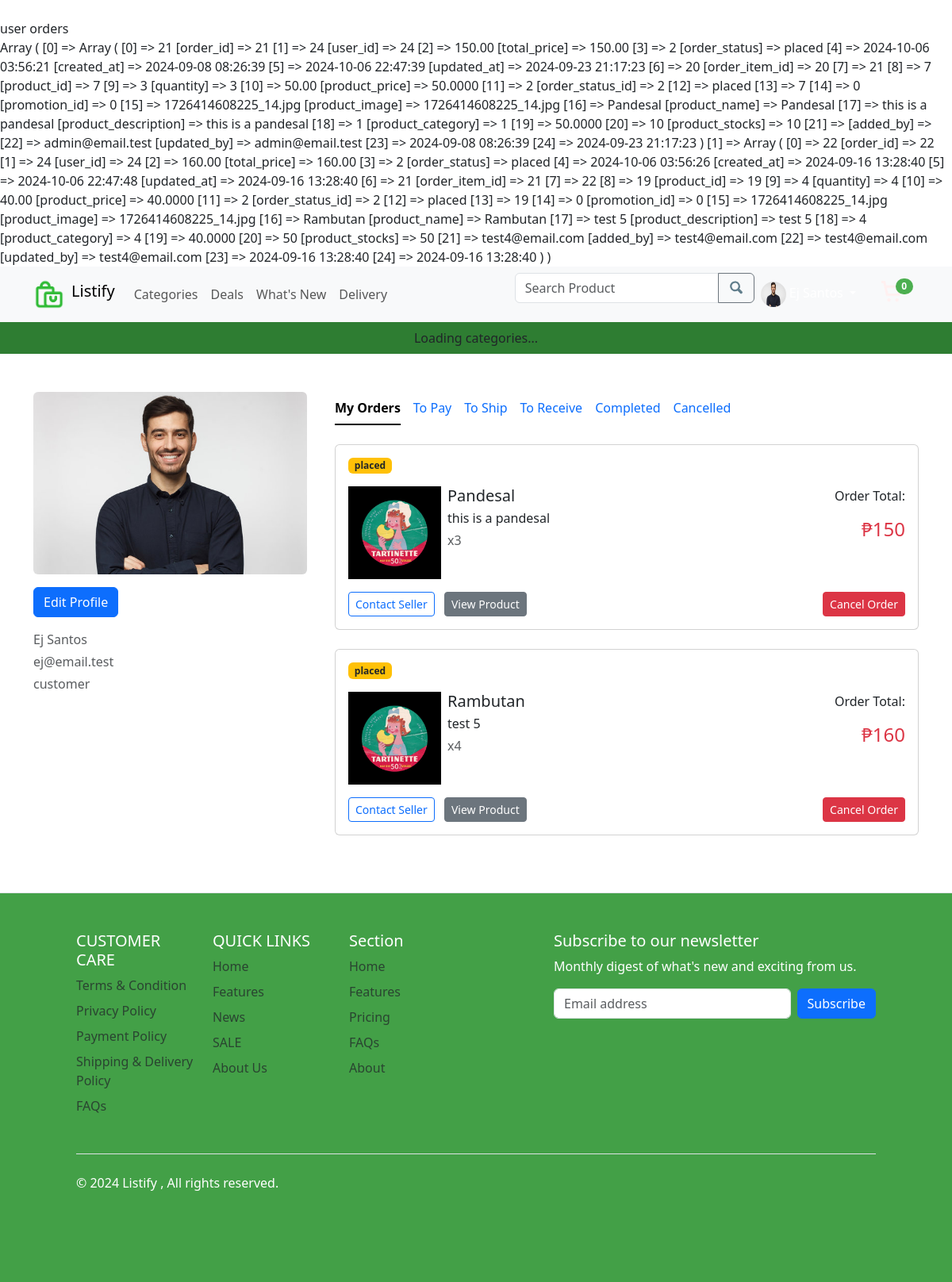
Screenshot of /components/profile.php (signed in) with the database file from the repository.
### tables this page shows
CREATE TABLE `addresses` (
  `address_id` int NOT NULL,
  `user_id` int NOT NULL,
  `address_line1` varchar(255) DEFAULT NULL,
  `address_line2` varchar(255) DEFAULT NULL,
  `city` varchar(100) DEFAULT NULL,
  `postal_code` varchar(20) DEFAULT NULL,
  `country` varchar(100) DEFAULT NULL,
  `created_at` timestamp NULL DEFAULT CURRENT_TIMESTAMP,
  `updated_at` timestamp NULL DEFAULT CURRENT_TIMESTAMP ON UPDATE CURRENT_TIMESTAMP
);

CREATE TABLE `users` (
  `user_id` int NOT NULL,
  `user_image` varchar(255) DEFAULT NULL,
  `email` varchar(255) NOT NULL,
  `password` varchar(255) NOT NULL,
  `first_name` varchar(255) DEFAULT NULL,
  `last_name` varchar(255) DEFAULT NULL,
  `mobile_number` varchar(11) DEFAULT NULL,
  `role` varchar(255) DEFAULT NULL,
  `status` varchar(255) DEFAULT NULL,
  `created_at` datetime NOT NULL DEFAULT CURRENT_TIMESTAMP
);

CREATE TABLE `orders` (
  `order_id` int NOT NULL,
  `user_id` int NOT NULL,
  `total_price` decimal(10,2) NOT NULL,
  `order_status` int DEFAULT NULL,
  `created_at` timestamp NULL DEFAULT CURRENT_TIMESTAMP,
  `updated_at` timestamp NULL DEFAULT CURRENT_TIMESTAMP ON UPDATE CURRENT_TIMESTAMP
);

CREATE TABLE `order_status_lu` (
  `order_status_id` int NOT NULL,
  `order_status` varchar(255) NOT NULL
);

CREATE TABLE `products` (
  `product_id` int NOT NULL,
  `promotion_id` int DEFAULT NULL,
  `product_image` varchar(255) DEFAULT NULL,
  `product_name` varchar(255) NOT NULL,
  `product_description` varchar(255) NOT NULL,
  `product_category` int NOT NULL,
  `product_price` decimal(19,4) NOT NULL,
  `product_stocks` int NOT NULL,
  `added_by` varchar(255) NOT NULL,
  `updated_by` varchar(255) NOT NULL,
  `created_at` timestamp NOT NULL DEFAULT CURRENT_TIMESTAMP,
  `updated_at` timestamp NOT NULL DEFAULT CURRENT_TIMESTAMP
);

CREATE TABLE `order_items` (
  `order_item_id` int NOT NULL,
  `order_id` int DEFAULT NULL,
  `product_id` int NOT NULL,
  `quantity` int NOT NULL DEFAULT '1',
  `product_price` decimal(10,2) NOT NULL
);

### controllers/usersController.php (called while the page is built, shortened)
<?php
class Users extends DbConnection
{
    public function getUserId($userId)
    {
        try {
            $pdo = $this->connect();
            $statement = $pdo->prepare("SELECT t1.user_id,
                                                      t1.user_image,
                                                      t1.first_name,
                                                      t1.last_name,
                                                      t1.email,
                                                      t1.mobile_number,
                                                      t1.role,
                                                      t1.status,
                                                      t2.address_line1,
                                                      t2.address_line2,
                                                      t2.city,
                                                      t2.postal_code,
                                                      t2.country
                                                FROM users t1
                                                LEFT JOIN addresses t2 ON t1.user_id = t2.user_id
                                                WHERE t1.user_id = :userId");
            $statement->bindParam(':userId',$userId);
            $statement->execute();
            $user = $statement->fetch(PDO::FETCH_ASSOC);
            return $user;
        } catch (PDOException $e) {
            echo "Product Updated successfully" . $e->getMessage();
        }
    }
}

### controllers/ordersController.php (called while the page is built, shortened)
<?php
class Orders extends DbConnection
{
    public function countCartItems($userId)
    {
        try { $pdo = $this->connect();
            $statement = $pdo->prepare("SELECT COUNT(*)
                                           FROM orders t1
                                           INNER JOIN order_items t2
                                           ON t1.order_id = t2.order_id
                                           JOIN order_status_lu t3 ON t1.order_status = t3.order_status_id
                                           WHERE user_id = :user_id
                                           AND t3.order_status = 'pending'");
            $statement->bindParam(":user_id", $userId);
            $statement->execute();
            $itemCount = $statement->fetchColumn();
            return $itemCount;} catch (PDOException $e) {
            error_log("Cannot retrieve cart items: " . $e->getMessage());
        }
    }
    public function showUserOrders($userId)
    {
        $pdo = $this->connect();
        $statement = $pdo->prepare("SELECT  *
                                           FROM orders t1
                                           JOIN order_items t2 ON t1.order_id = t2.order_id
                                           JOIN order_status_lu t3 ON t1.order_status = t3.order_status_id
                                           JOIN products t4 ON t2.product_id = t4.product_id
                                           WHERE t1.user_id = :user_id
                                           AND t3.order_status = 'placed'");
        $statement->bindParam(":user_id", $userId);
        $statement->execute();
        $existingOrder = $statement->fetchAll();
        return $existingOrder;
    }
}

### components/profile.php (the view, shortened to what this page needs)
<?php
require_once '../controllers/usersController.php';
require_once '../controllers/ordersController.php';
$users->startSession();
$user = $users->getUserId($_SESSION['LoginUser']['ID']);
$userOrders = $orders->showUserOrders($user['user_id']);
echo "<br/> user orders <br/>";
print_r($userOrders);
?>
  <?php if ($user['role'] === "administrator"): ?>
        <?php include_once './Navbar/adminNavbar.php';?>
        <?php else: ?>
        <?php include_once './Navbar/userNavbar.php';?>
        <?php endif;?>
<div class="container mt-5 mb-5">
  <div class="row">
    <div class="col-lg-4">
      <div class="mb-3">
        <img src="/uploads/<?=$user['user_image']?>" alt="Profile Image" height="150px" class="img-fluid rounded" style="height:230px;">
      </div>
      <div class="mb-3">
        <a href="editProfile.php?ID=<?=$user['user_id']?>" class="btn btn-primary" >Edit Profile</a>
      </div>
      <div class="mb-1">
      <span class="text-muted"><?=$user['first_name']?> <?=$user['last_name']?></span>
      </div>
      <div class="mb-1">
      <span class="text-muted"><?=$user['email']?></span>
      </div>
      <div class="mb-3">
      <span class="text-muted"><?=$user['role']?></span>
      </div>
    </div>
<div class="col-lg-8 ">
    <ul class="nav nav-underline mb-3" id="pills-tab" role="tablist" style="display:flex;align-items:center; text-align:center;">
        <li class="nav-item" role="presentation">
            <button class="nav-link active" id="pills-home-tab" data-bs-toggle="pill" data-bs-target="#pills-user-orders" type="button" role="tab" aria-controls="pills-user-orders" aria-selected="true">My Orders</button>
        </li>
        <li class="nav-item" role="presentation">
            <button class="nav-link" id="pills-to-pay-tab" data-bs-toggle="pill" data-bs-target="#pills-to-pay" type="button" role="tab" aria-controls="pills-to-pay" aria-selected="false">To Pay</button>
        </li>
        <li class="nav-item" role="presentation">
            <button class="nav-link" id="pills-to-ship-tab" data-bs-toggle="pill" data-bs-target="#pills-to-ship" type="button" role="tab" aria-controls="pills-to-ship" aria-selected="false">To Ship</button>
        </li>
        <li class="nav-item" role="presentation">
            <button class="nav-link" id="pills-to-receive-tab" data-bs-toggle="pill" data-bs-target="#pills-to-receive" type="button" role="tab" aria-controls="pills-to-receive" aria-selected="false">To Receive</button>
        </li>
        <li class="nav-item" role="presentation">
            <button class="nav-link" id="pills-completed-tab" data-bs-toggle="pill" data-bs-target="#pills-completed" type="button" role="tab" aria-controls="pills-completed" aria-selected="false">Completed</button>
        </li>
        <li class="nav-item" role="presentation">
            <button class="nav-link" id="pills-cancelled-tab" data-bs-toggle="pill" data-bs-target="#pills-cancelled" type="button" role="tab" aria-controls="pills-cancelled" aria-selected="false">Cancelled</button>
        </li>
    </ul>
    <div class="tab-content" id="pills-tabContent">
        <div class="tab-pane fade show active" id="pills-user-orders" role="tabpanel" aria-labelledby="pills-home-tab" tabindex="0">
            <?php include_once '../components/User/userOrders.php';?>
        </div>
    </div>
</div>
  </div>
</div>
<?php include_once '../components/Footer/footer.php';?>

### components/Navbar/userNavbar.php (shortened to what this page needs)
<?php
$userId = $_SESSION['LoginUser']['ID'];
$user = $users->getUserId($_SESSION['LoginUser']['ID']);
$cartItems = $orders->countCartItems($userId);
?>
<!DOCTYPE html>
<html lang="en">
<head>
    <link rel="stylesheet" href="../Navbar/userNavbar.css">
    <link rel="stylesheet" href="../Homepage/homepage.css">
    <link rel="stylesheet" href="https://cdnjs.cloudflare.com/ajax/libs/bootstrap/5.3.3/css/bootstrap.min.css"
 />
</head>
<body>
    <nav class="navbar navbar-expand-lg navbar-light bg-light">
        <div class="container">
            <a href="/" class="navbar-brand d-flex align-items-center gap-2">
                <img src="/assets/listify-fav-ico.png" height="40px" alt="icon">
                <h5>Listify</h5>
            </a>
            <div class="collapse navbar-collapse" id="navbarNav">
                <ul class="navbar-nav me-auto">
                    <li class="nav-item"><a class="nav-link" href="#">Categories</a></li>
                    <li class="nav-item"><a class="nav-link" href="#">Deals</a></li>
                    <li class="nav-item"><a class="nav-link" href="#">What's New</a></li>
                    <li class="nav-item"><a class="nav-link" href="#">Delivery</a></li>
                </ul>
                <form class="d-flex align-items-center">
                    <div class="input-group">
                        <input type="text" class="form-control" placeholder="Search Product" aria-label="Search">
                        <button class="btn btn-outline-secondary" type="submit" aria-label="Search Button">
                        </button>
                    </div>
                </form>
                <?php if ($user):  ?>
                    <div class="dropdown text-end" style="margin-right: 1.5rem;">
                        <a href="#" id="dropdownToggle"
                            class="d-block link-body-emphasis text-decoration-none dropdown-toggle text-white mx-2"
                            data-bs-toggle="dropdown" aria-expanded="true">
                            <img src="/uploads/<?= $user['user_image'] ?>" alt="Profile Image" width="32" height="32"
                                class="rounded-circle">
                        </a>
                    </div>
                    <div class="cart-icon" style="position: relative; margin-right:12px;">
                        <span class="badge rounded-pill"
                            style="background-color:#4CAF50; position: absolute; top: -3px; right: -5px;"><?= $cartItems; ?></span>
                        <a href="../../components/User/userCart.php" class="nav-link">
                        </a>
                    </div>
                <?php endif; ?>
            </div>
        </div>
    </nav>
    <nav class="navbar navbar-expand-sm" style="background-color:#2E7D32;">
        <div class="container-fluid">
            <div class="collapse navbar-collapse justify-content-center" id="collapsibleNavbar">
                <div id="loadingMessage" style="font-size:1rem">Loading categories...</div>
            </div>
        </div>
    </nav>

### components/User/userOrders.php (shortened to what this page needs)
<?php
$users->startSession();
$user = $users->getUserId($_SESSION['LoginUser']['ID']);
$userOrders = $orders->showUserOrders($user['user_id']);
?>
<?php foreach($userOrders as $order) {?>
    <div class="card my-4">
    <div class="card-body">
        <div class="d-flex justify-content-between align-items-center mb-3">
            <span class="badge bg-warning text-dark"><?=$order['order_status']?></span>
        </div>
        <div class="d-flex gap-2">
            <div class="col-md-2 ">
                <img src="/uploads/<?=$order['product_image']?>" alt="Product Image" class="img-fluid">
            </div>
            <div class="col-md-7">
                <h5 class="mb-1"><?=$order['product_name']?></h5>
                <p class="mb-1"><?=$order['product_description']?></p>
                <p class="text-muted">x<?=$order['quantity']?></p>
            </div>
            <div class="col-md-3 text-end px-3">
                <p>Order Total: </p> <h4 class="text-danger"> ₱<?=number_format($order['total_price'])?><h4/>
            </div>
        </div>
        <div class="d-flex justify-content-between align-items-center mt-3">
            <div>
                <a href="#" class="btn btn-outline-primary btn-sm me-2">Contact Seller</a>
                <a href="details.php?ID=<?=$order['product_id']?>" class="btn btn-secondary btn-sm">View Product</a>
            </div>
            <button class="btn btn-danger btn-sm" data-bs-toggle="modal" data-bs-target="#deleteConfirmModal" data-user-id="<?=$order['order_id']?>">Cancel Order</button>
        </div>
    </div>
</div>
<?php } ?>

### rows the page displays
addresses: user.user_image (picture), user.first_name "Ej", user.last_name "Santos", user.email "ej@email.test", user.role "customer"
orders: order_status.order_status "placed", products.product_image (picture), products.product_name "Pandesal", products.product_description "this is a pandesal", order_items.quantity "3", total_price "150"
orders: order_status.order_status "placed", products.product_image (picture), products.product_name "Rambutan", products.product_description "test 5", order_items.quantity "4", total_price "160"

### other values shown
$cartItems "0"
